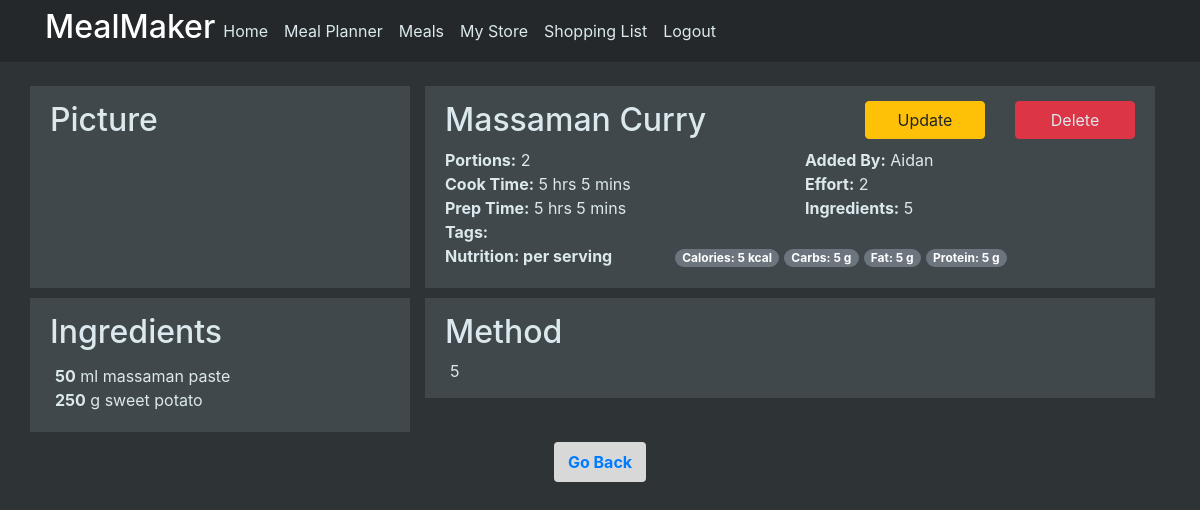
/meal/5 (signed in), run on the app's committed database.
### mealmaker/models.py (models this page shows)
class Meal(db.Model):
    id = db.Column(db.Integer, primary_key=True)
    date = db.Column(db.DateTime(timezone=True), default=func.now())
    name = db.Column(db.String(200), unique=True)
    portion = db.Column(db.Integer)
    prep_time_hour = db.Column(db.Integer)
    prep_time_min = db.Column(db.Integer)
    cook_time_hour = db.Column(db.Integer)
    cook_time_min = db.Column(db.Integer)
    diet_type = db.Column(db.String(20))
    health_type = db.Column(db.String(20))
    effort = db.Column(db.String(5))
    cost = db.Column(db.String(5))
    freezable = db.Column(db.String(5))
    num_ingredient = db.Column(db.Integer)
    time_to_go_off = db.Column(db.Integer)
    cal_per_portion = db.Column(db.Integer)
    protein_per_portion = db.Column(db.Integer)
    fat_per_portion = db.Column(db.Integer)
    carb_per_portion = db.Column(db.Integer)
    recipe = db.Column(db.Text)
    ingredients = db.relationship(
        "Ingredient", back_populates="meal_id", cascade="all, delete"
    )
    meal_plan = db.relationship("MealPlan", back_populates="meal_id")

class User(db.Model, UserMixin):
    id = db.Column(db.Integer, primary_key=True)
    email = db.Column(db.String(150), unique=True)
    password = db.Column(db.String(150))
    first_name = db.Column(db.String(150))

class Ingredient(db.Model):
    id = db.Column(db.Integer, primary_key=True)
    name = db.Column(db.String(200))
    amount = db.Column(db.Integer)
    unit = db.Column(db.String(200))
    meal_link = db.Column(db.Integer, db.ForeignKey("meal.id"))
    meal_id = db.relationship(
        "Meal", back_populates="ingredients", collection_class=list
    )

### mealmaker/views.py (the view)
@views.route("/meal/<int:id>", methods=["GET", "POST"])
@login_required
def meal(id):
    meal = Meal.query.get_or_404(id)
    ingredient = Ingredient.query.filter(Ingredient.meal_link == id)
    form = UpdateMealForm()
    template_form = IngredientForm(prefix="ingredient-_-")
    if form.is_submitted():
        meal.name = form.name.data.lower()
        meal.portion = form.portion.data
        meal.prep_time_hour = form.prep_time_hour.data
        meal.prep_time_min = form.prep_time_min.data
        meal.cook_time_hour = form.cook_time_hour.data
        meal.cook_time_min = form.cook_time_min.data
        meal.diet_type = form.diet_type.data
        meal.health_type = form.health_type.data
        meal.effort = form.effort.data
        meal.cost = form.cost.data
        meal.freezable = form.freezable.data
        meal.num_ingredient = form.num_ingredient.data
        meal.time_to_go_off = form.time_to_go_off.data
        meal.cal_per_portion = form.cal_per_portion.data
        meal.protein_per_portion = form.protein_per_portion.data
        meal.fat_per_portion = form.fat_per_portion.data
        meal.carb_per_portion = form.carb_per_portion.data
        meal.recipe = form.recipe.data
        db.session.query(Ingredient).filter(Ingredient.meal_link == id).delete()
        db.session.commit()
        for i in form.ingredient.data:
            new_ingredient = Ingredient(
                name=i["ingredient_name"].lower(),
                amount=i["ingredient_amount"],
                unit=i["ingredient_unit"],
                meal_link=id,
            )
            db.session.add(new_ingredient)
        db.session.query(Ingredient).order_by(Ingredient.name.desc())
        db.session.commit()
        flash("Your meal has been updated!", "success")
        return redirect(url_for("views.meal", id=meal.id))
    elif request.method == "GET":
        form.name.data = meal.name
        form.portion.data = meal.portion
        form.prep_time_hour.data = meal.prep_time_hour
        form.prep_time_min.data = meal.prep_time_min
        form.cook_time_hour.data = meal.cook_time_hour
        form.cook_time_min.data = meal.cook_time_min
        form.diet_type.data = meal.diet_type
        form.health_type.data = meal.health_type
        form.effort.data = meal.effort
        form.cost.data = meal.cost
        form.freezable.data = meal.freezable
        form.num_ingredient.data = meal.num_ingredient
        form.time_to_go_off.data = meal.time_to_go_off
        form.cal_per_portion.data = meal.cal_per_portion
        form.protein_per_portion.data = meal.protein_per_portion
        form.fat_per_portion.data = meal.fat_per_portion
        form.carb_per_portion.data = meal.carb_per_portion
        form.recipe.data = meal.recipe
        for row in ingredient:
            subform = {
                "id": row.id,
                "ingredient_name": row.name,
                "ingredient_amount": row.amount,
                "ingredient_unit": row.unit,
            }
            form.ingredient.append_entry(subform)
        recipe_display = meal.recipe.replace("\r", "").split("\n")
    return render_template(
        "meal.html",
        user=current_user,
        form=form,
        meal=meal,
        ingredient=ingredient,
        legend="Update Meal",
        _template=template_form,
        recipe_display=recipe_display,
    )

### mealmaker/__init__.py (called while the page is built)
def create_app():
    app = Flask(__name__)
    app.config["SECRET_KEY"] = "hjshjhdjah kjshkjdhjs"
    app.config["SQLALCHEMY_DATABASE_URI"] = f"sqlite:///{DB_NAME}"
    app.config["SQLALCHEMY_TRACK_MODIFICATIONS"] = False
    db.init_app(app)
    from .views import views
    from .auth import auth
    app.register_blueprint(views, url_prefix="/")
    app.register_blueprint(auth, url_prefix="/")
    from .models import User, Meal, Ingredient, MealPlan
    create_database(app)
    login_manager = LoginManager()
    login_manager.login_view = "auth.login"
    login_manager.init_app(app)
    @login_manager.user_loader
    def load_user(id):
        return User.query.get(id)
    return app

### mealmaker/templates/meal.html (shortened to what this page needs)
{% extends "layout.html" %}
{% import "update_macro.html" as macros %}
{% block content %}
<br>
<div class="row" id="Header">
  <div class="col-4 content-section-dim">
    <section>
      <div>
        <h2>Picture</h2>
      </div>
    </section>
  </div>
  <div class="col-md-8 ">
    <div class="content-section-dim">
      <div class="row">
        <div class="col-7">
          <h2>{{meal.name.title()}}</h2>
        </div>
        <div align="center" class="col">
          <button type="button" class="btn btn-warning btn-block" data-toggle="modal"
            data-target=".bd-example-modal-lg">Update</button>
        </div>
        <div class="col"><a class="btn btn-danger btn-block" data-toggle="modal" data-target="#deleteModal">Delete</a>
        </div>
      </div>
      <div class="row">
        <div class="col-6"><b>Portions:</b> {{meal.portion}}</div>
        <div class="col-6"><b>Added By:</b> {{user.first_name}}</div>
      </div>
      <div class="row">
        {% if meal.cook_time_hour == 0 %}
        <div class="col-6"><b>Cook Time:</b> {{meal.cook_time_min}} mins</div>
        {% elif meal.cook_time_hour == 1 and meal.cook_time_min == 0 %}
        <div class="col-6"><b>Cook Time:</b> {{meal.cook_time_hour}} hr</div>
        {% elif meal.cook_time_hour == 1 %}
        <div class="col-6"><b>Cook Time:</b> {{meal.cook_time_hour}} hr {{meal.cook_time_min}} mins</div>
        {% elif meal.cook_time_min == 0 %}
        <div class="col-6"><b>Cook Time:</b> {{meal.cook_time_hour}} hrs</div>
        {% else %}
        <div class="col-6"><b>Cook Time:</b> {{meal.cook_time_hour}} hrs {{meal.cook_time_min}} mins</div>
        {% endif %}
        <div class="col-6"><b>Effort:</b> {{meal.portion}}</div>
      </div>
      <div class="row">
        {% if meal.prep_time_hour == 0 %}
        <div class="col-6"><b>Prep Time:</b> {{meal.prep_time_min}} mins</div>
        {% elif meal.prep_time_hour == 1 and meal.prep_time_min == 0 %}
        <div class="col-6"><b>Prep Time:</b>  {{meal.prep_time_hour}} hr</div>
        {% elif meal.prep_time_hour == 1 %}
        <div class="col-6"><b>Prep Time:</b> {{meal.prep_time_hour}} hr {{meal.prep_time_min}} mins</div>
        {% elif meal.prep_time_min == 0 %}
        <div class="col-6"><b>Prep Time:</b> {{meal.prep_time_hour}} hrs</div>
        {% else %}
        <div class="col-6"><b>Prep Time:</b> {{meal.prep_time_hour}} hrs {{meal.prep_time_min}} mins</div>
        {% endif %}
        <div class="col-6"><b>Ingredients:</b> {{meal.num_ingredient}}</div>
      </div>
      <div class="row">
        <div class="col-2"><b>Tags: </b></div>
      </div>
      <div class="row">
        <div class="col-4"><b>Nutrition: per serving</b></div>
        <div class="tag-row"><span class="badge badge-pill badge-secondary">Calories: {{meal.cal_per_portion}} kcal</span></div>
        <div class="tag-row"><span class="badge badge-pill badge-secondary">Carbs: {{meal.protein_per_portion}} g</span></div>
        <div class="tag-row"><span class="badge badge-pill badge-secondary">Fat: {{meal.fat_per_portion}} g</span></div>
        <div class="tag-row"><span class="badge badge-pill badge-secondary">Protein: {{meal.carb_per_portion}} g</span></div>
      </div>
    </div>
  </div>
</div>
<div class="row" id="Body">
  <div class="col-4 media content-section-dim">
    <section>
      <h2>Ingredients</h2>
      <section class="media-body">
        <ul class="no-bullets">
          {% for i in ingredient %}
          <li><b>{{ i.amount}}</b> {{ i.unit}} {{ i.name}}</li>
          {% endfor %}
        </ul>
      </section>
    </section>
  </div>
  <div class="col-8">
    <div class="content-section-dim">
        <h2>Method</h2>
        {% for line in recipe_display %}
            {% if line[0:4] == 'Step' %}
                <div class="row row-heading"><b>{{line}}</b></div>
            {% else %}
            <div class="row row-body">{{line}}</div>
            {% endif %}
        {% endfor %}
    </div>
  </div>
</div>
<div>
  <legend align="center">
    <button type="button" class="btn btn-light" data-dismiss="modal">
      <a class="text-center" href="{{ url_for('views.meals') }}"><b>Go Back</b></a>
    </button>
  </legend>
</div>
{% endblock content %}

### mealmaker/static/main.css (style rules this page uses)
body { background-color: #2e3335; color: #DBE9EE; }
.content-section-dim { padding: 15px 20px; background-color: #40484b; border-radius: 0px; margin-bottom: 10px; }
.btn-light { border: 2px solid #d8d8d8; background: #d8d8d8; }
.tag-row { padding: 0px 0px 5px 5px; }
ul.no-bullets { list-style-type: none; padding: 5px; margin: 0; }
.row-body { padding-right: 20px; padding-bottom: 0px; padding-left: 20px; }

### data on the page
Meal: name "Massaman Curry", portion "2", cook_time_hour "5", cook_time_min "5", prep_time_hour "5", prep_time_min "5", num_ingredient "5", cal_per_portion "5", protein_per_portion "5", fat_per_portion "5", carb_per_portion "5"
User: first_name "Aidan"
Ingredient: amount "50", unit "ml", name "massaman paste"
Ingredient: amount "250", unit "g", name "sweet potato"

### other printed values
{{ line }} "5"
